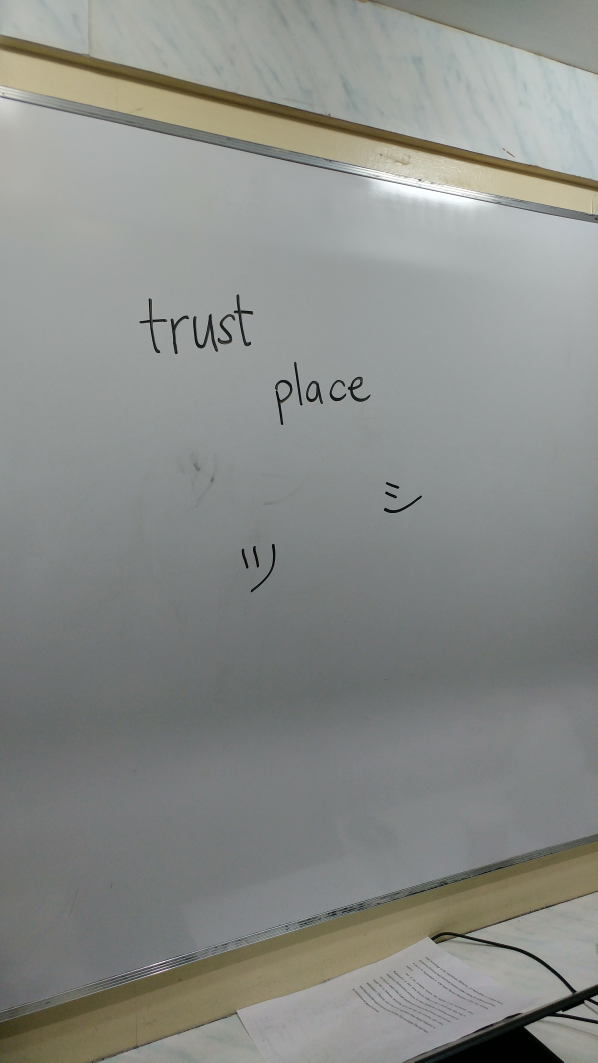
#> input picture Steps/images/redundancyleft.jpg, 2988 x 5312 px (shown at 1/5 size)
$ python Preprocess1.py
#> lines starting #> are read from the running program, lines starting #| are printed output that depends on the picture
import cv2 as cv
import numpy as np
import math

# Notes:
# - Threshold depends on image size and quality. If picture bugs try changing the threshold value
# - For KB sized images 200 threshold is ideal, for MB 800
# - Width for the equation in plotting houghlines isn't static 1000, more research needed

# Concerns:
# Might be a bit runtime heavy ? because it has to calculate for points at width 0 and witdh = max-width and
# it does it for every line it finds in the houghline method.

# Possible work arounds:
# - is to find a specific value for the hough lines equation instead of 1000 or 10000.
# - Modify perspective transform so that it works with values outside the width and height of an image (Because houghline equation gives values outside image height and wwidth)
# - Try to make a buffer in the middle line

imageNameInput = "redundancyleft"
imageNameOutput = "step1redundancyfront"

def empty():
    pass

def resize(img):
    scale_percent = 15 # percent of original size
    width = int(img.shape[1] * scale_percent / 100)
    height = int(img.shape[0] * scale_percent / 100)
    dim = (width, height)
    return cv.resize(img, dim, interpolation = cv.INTER_AREA)

def initRect(topline, botline):
    rect = np.zeros((4,2), dtype="float32")
    rect[0] = topline[0]
    rect[1] = topline[1]
    rect[2] = botline[0]
    rect[3] = botline[1]

    return rect

def findLinePoints(p1, p2, width):
    x1 = p1[0]
    y1 = p1[1]
    x2 = p2[0]
    y2 = p2[1]

    if(x1>x2):
        x1, x2 = x2, x1
        y1, y2 = y2, y1
    print(x1, y1, x2, y2)
    slope = (y2-y1)/(x2-x1)

    # Solve for first pair of coordinates
    x2 = 0
    y2 = int(slope*(x2-x1)+y1)

    # Rearrange
    x1, y1 = int(x2), int(y2)

    # Solve for second pair of coordinates
    x2 = int(width)
    y2 = int(slope*(x2-x1)+y1)

    return ((x1, y1), (x2, y2))

cv.namedWindow("Houghlines")
cv.resizeWindow("Houghlines", 900, 350)
# Threshold value here, change 800 to something else
cv.createTrackbar("threshold", "Houghlines", 800, 10000, empty)
cv.createTrackbar("lines", "Houghlines", 0, 1000, empty)
cv.createTrackbar("minLineLength", "Houghlines", 0, 1000, empty)
cv.createTrackbar("maxLineGap", "Houghlines", 0, 1000, empty)

img = cv.imread('images/'+imageNameInput+'.jpg')
#> img is the input picture: shape (5312, 2988, 3); mean B, G, R 136.2, 139.8, 137.5
width = 5000
absWidth = 10000
gray = cv.cvtColor(img, cv.COLOR_BGR2GRAY)
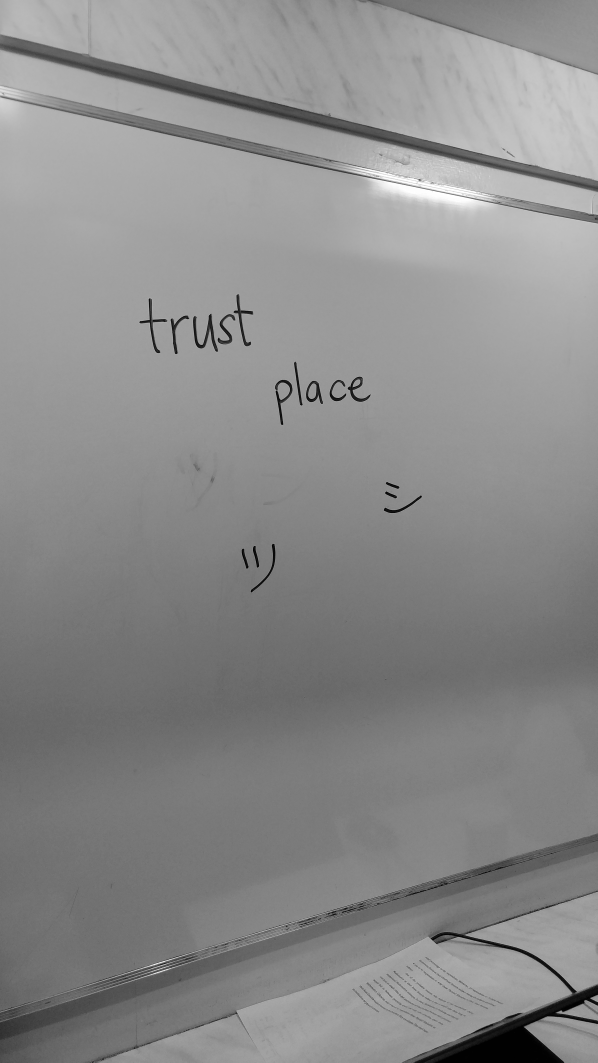
#> gray: shape (5312, 2988) (shown at 1/5 size); min 0, max 255, mean 138.7
blur = cv.GaussianBlur(gray, (5,5), 0)

# Create structuring elements
horizontal_size = 100
horizontalStructure = cv.getStructuringElement(cv.MORPH_RECT, (horizontal_size, 1))

# apply close to connect the white areas
morph = cv.morphologyEx(blur, cv.MORPH_OPEN, horizontalStructure)
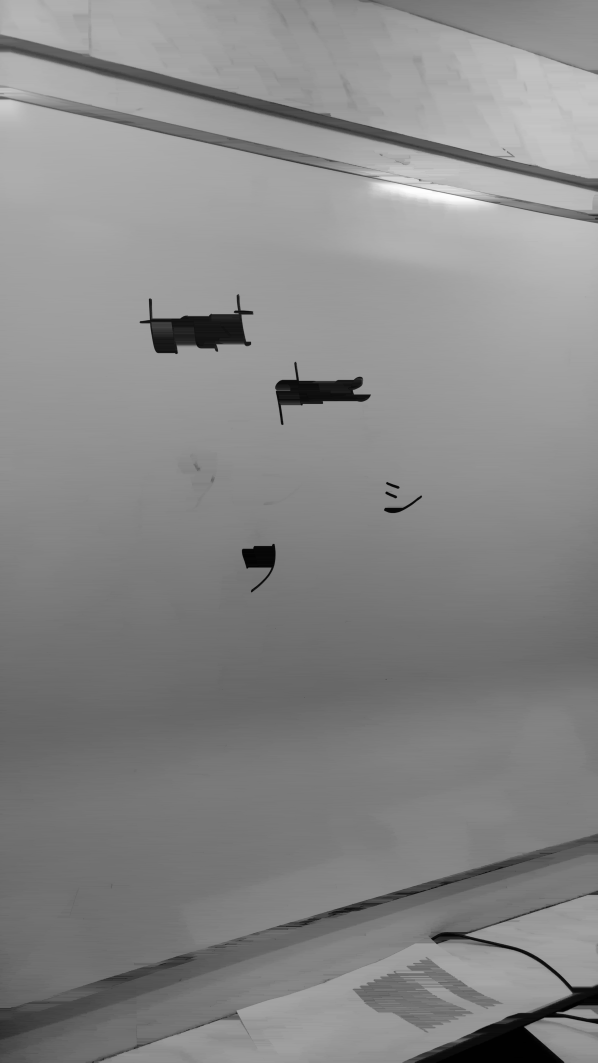
#> morph: shape (5312, 2988) (shown at 1/5 size); min 0, max 253, mean 135.3
morph = cv.morphologyEx(morph, cv.MORPH_CLOSE, horizontalStructure)

# Sobel edge detection with Hough Transform
sobelx = cv.Sobel(morph, cv.CV_64F, 0, 1, ksize=3)
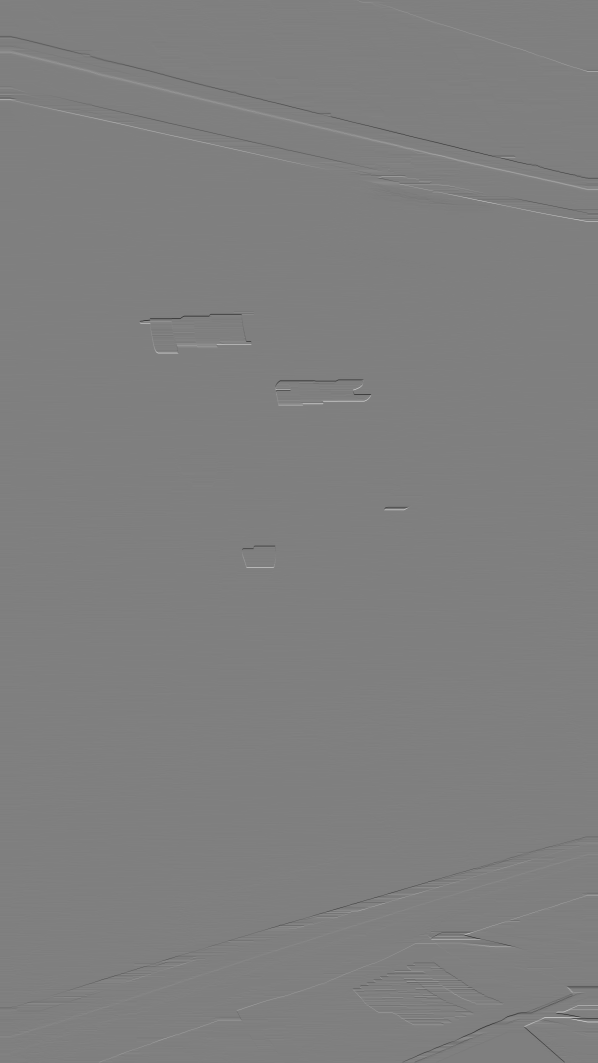
#> sobelx: shape (5312, 2988) float64 (shown at 1/5 size); min -414, max 411, mean -0.1; drawn with min black and max white
abs_grad_x = cv.convertScaleAbs(sobelx)
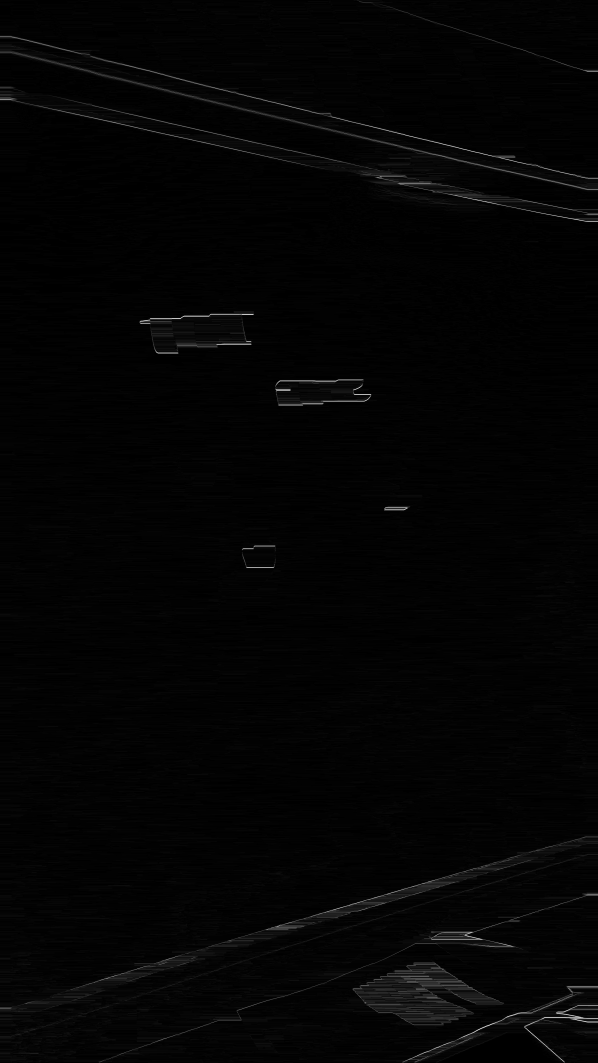
#> abs_grad_x: shape (5312, 2988) (shown at 1/5 size); min 0, max 255, mean 3.8
canny = cv.Canny(morph, cv.CV_64F, 75, 0)
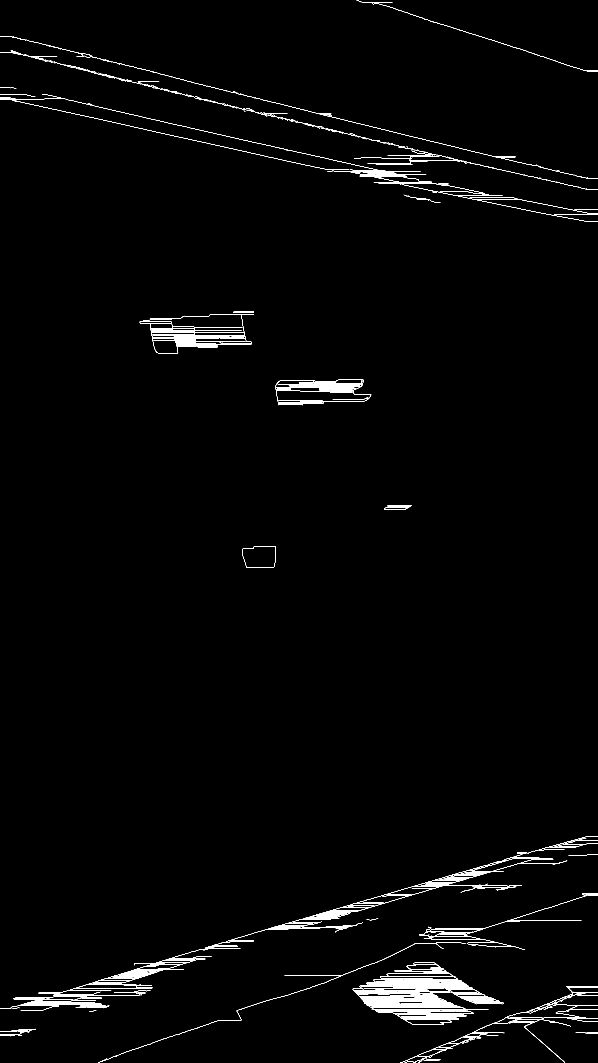
#> canny: shape (5312, 2988) (shown at 1/5 size); 0.69% white in thin lines or dots

while True:
    res = img.copy()
    wrp = img.copy()

    threshold = cv.getTrackbarPos("threshold", "Houghlines")
    lines = cv.getTrackbarPos("lines", "Houghlines")
    minLineLength = cv.getTrackbarPos("minLineLength", "Houghlines")
    maxLineGap = cv.getTrackbarPos("maxLineGap", "Houghlines")
    lines = cv.HoughLines(canny, 2, np.pi / 180, threshold, lines, minLineLength, maxLineGap)
#> lines = [[166, 1.82], [408, 1.8], [4866, 1.29], [262, 1.8], [4854, 1.27], [4834, 1.29], [4858, 1.29]]

    if lines is not None:
        halfline = int(img.shape[0]/2)
#> halfline = 2656
        botline = ((absWidth, absWidth), (absWidth, absWidth))
        topline = ((0,0), (0,0))
        # Might not need to compute for x-axis?
        for i in range(0, len(lines)):
            rho = lines[i][0][0]
            theta = lines[i][0][1]
            a = math.cos(theta)
            b = math.sin(theta)
            x0 = a * rho
            y0 = b * rho
            pt1 = (int(x0 + width*(-b)), int(y0 + width*(a)))
            pt2 = (int(x0 - width*(-b)), int(y0 - width*(a)))

            # Find actual points in x=0 and x=max-width
            (pt1, pt2) = findLinePoints(pt1, pt2, res.shape[1])

            # Choosing the top line and bottom line
            # Instead of comparing y[0], compare middle point y of the line??
            if pt1[1] < halfline and halfline - pt1[1] < halfline - topline[0][1]:
                topline = (pt1, pt2)
            elif pt1[1] > halfline and pt1[1] - halfline < botline[0][1] - halfline:
                botline = (pt1, pt2)

            # Displaying line coordinates
            print("-------------------------------")
            print("Line: ")
            print("PT1: ", pt1[0], pt1[1])
            print("PT2: ", pt2[0], pt2[1])

            cv.line(res, pt1, pt2, (0,0,255), 1, cv.LINE_AA)
#> this loop made 7 passes
#> (rho, theta, a, b, x0, y0) on passes 1 to 2: (166, 1.82, -0.242, 0.97, -40.16, 161.1), (408, 1.8, -0.225, 0.974, -91.78, 397.5)
#> (rho, theta, a, b, x0, y0) on passes 3, 6: (4866, 1.29, 0.276, 0.961, 1341.3, 4677.5), (4834, 1.29, 0.276, 0.961, 1332.4, 4646.7)
#> (printed output is left out)

    # top line blue, bot line green, halfline teal
    cv.line(res, topline[0], topline[1], (255,0,0), 5, cv.LINE_AA)
    cv.line(res, botline[0], botline[1], (0,255,0), 5, cv.LINE_AA)
    cv.line(res, (0, halfline), (width, halfline), (255,255,0), 5, cv.LINE_AA)

    # test line widths
    # cv.line(res, (0, 3000), (img.shape[1]-500, 3000), (0,255,255), 1, cv.LINE_AA)

    print("-------------------------------")
    print("-------------------------------")
    print("TopLine: ")
    print("PT1: ", topline[0])
#| PT1:  (0, 418)
    print("PT2: ", topline[1])
#| PT2:  (2988, 1107)
    print("-------------------------------")
    print("BotLine: ")
    print("PT1: ", botline[0])
#| PT1:  (0, 5028)
    print("PT2: ", botline[1])
#| PT2:  (2988, 4171)
    print("-------------------------------")
    print("Halfline: ", halfline)
#| Halfline:  2656

    # Warp Perspective and resize

    # I got this from interwebz, idk how to switch bl and br so that the warp doesn't break
    # am stuped help
    rect = initRect(topline, (botline[1], botline[0]))
#> rect = [[0, 418], [2988, 1107], [2988, 4171], [0, 5028]]
    (tl, tr, br, bl) = rect
#> tl = [0, 418]; tr = [2988, 1107]; br = [2988, 4171]; bl = [0, 5028]
    print("Rect:", rect)
#| Rect: [[   0.  418.]
#|  [2988. 1107.]
#|  [2988. 4171.]
#|  [   0. 5028.]]

    # Maximum width computation
    widthA = np.sqrt(((br[0] - bl[0]) ** 2) + ((br[1] - bl[1]) ** 2))
#> widthA = 3108.5
    widthB = np.sqrt(((tr[0] - tl[0]) ** 2) + ((tr[1] - tl[1]) ** 2))
#> widthB = 3066.4
    maxWidth = max(int(widthA), int(widthB))
#> maxWidth = 3108

    # Maximum height computation
    heightA = np.sqrt(((tr[0] - br[0]) ** 2) + ((tr[1] - br[1]) ** 2))
#> heightA = 3064
    heightB = np.sqrt(((tl[0] - bl[0]) ** 2) + ((tl[1] - bl[1]) ** 2))
#> heightB = 4610
    maxHeight = max(int(heightA), int(heightB))
#> maxHeight = 4610

    dst = np.array([
		[0, 0],
		[halfline - 1, 0],
		[halfline - 1, maxHeight - 1],
		[0, maxHeight - 1]], dtype = "float32")
#> dst = [[0, 0], [2655, 0], [2655, 4609], [0, 4609]]

    # Computing the perspective transform matrix + application
    M = cv.getPerspectiveTransform(rect, dst)
#> M = [[0.591, 0, 0], [-0.231, 1, -417.9], [-0.000112, 0, 1]]
    warped = cv.warpPerspective(wrp, M, (halfline, maxHeight))
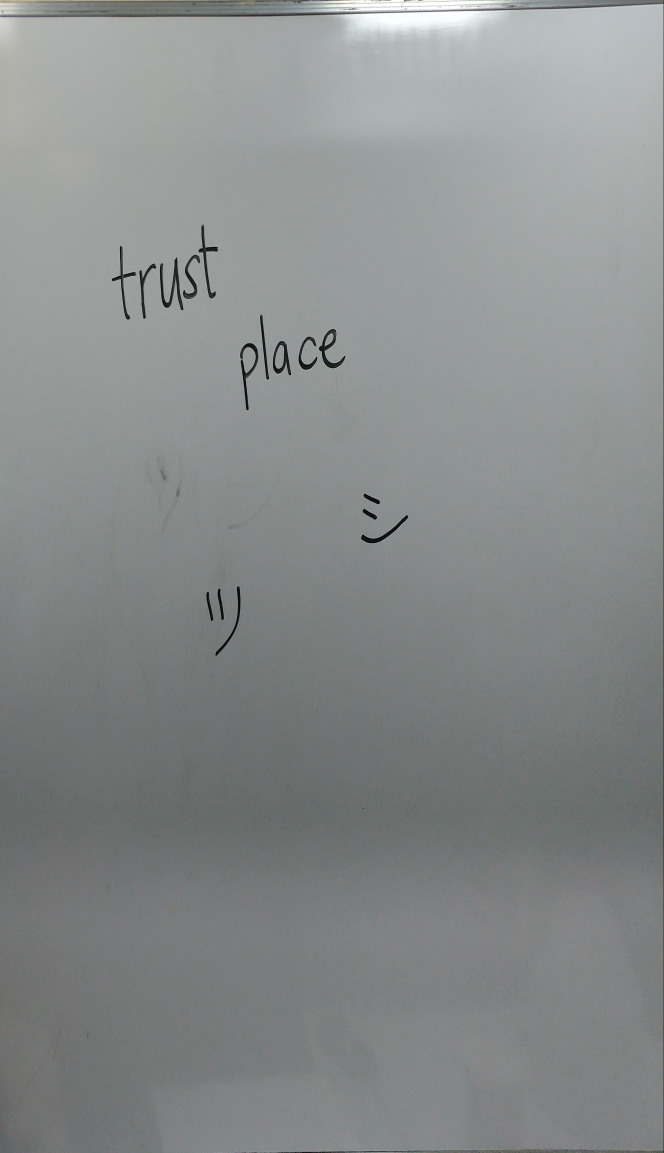
#> warped: shape (4610, 2656, 3) (shown at 1/4 size); mean B, G, R 139.5, 139.5, 135.7

    # Display
    cv.imshow("res", resize(res))
    # cv.imshow("morph", resize(morph))
    cv.imshow("sobelx", resize(abs_grad_x))
    cv.imshow("canny", resize(canny))
    cv.imshow("warped", resize(warped))
#> in resize (call 4), `return cv.resize(img, dim, interpolation = cv.INTER_AREA)`:
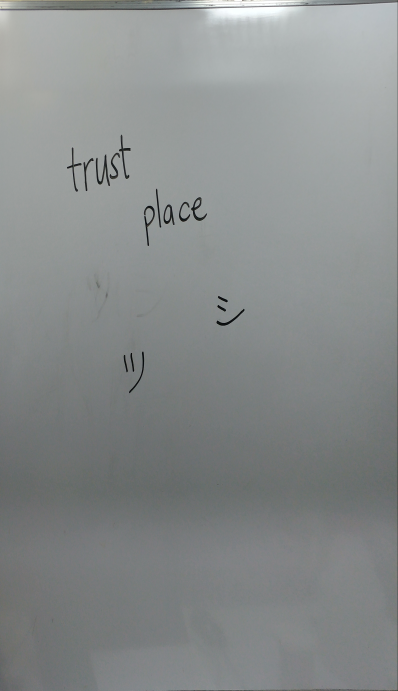
#> returned value: shape (691, 398, 3); mean of channels 0, 1, 2 139.5, 139.5, 135.7; drawn as B, G, R
    cv.imwrite(imageNameOutput+'.jpg',resize(warped))
    if cv.waitKey(0) & 0xFF == ord('q'):
#> (key q is pressed here)
        break
